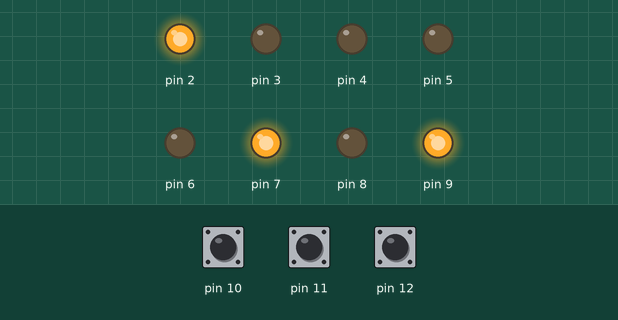
Simulated run of this sketch. Board: Arduino Uno, built with avr-gcc and run on an emulated ATmega328P. On the bench: output pins drawn as LEDs (lit = HIGH). Dashed ring = blinking. The test bench sets the inputs (shaded band); at power-on: pin 11 HIGH, pin 10 HIGH, pin 12 HIGH.

Above: at 6.8 s.
6.9 s: pin 11 pulled LOW for 2.6 s
At 10.1 s:
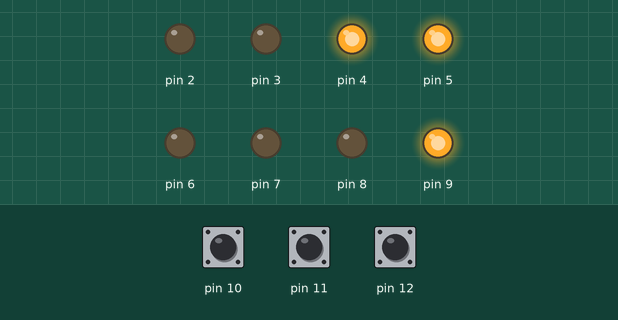
11.0 s: pin 10 pulled LOW for 2.6 s
At 11.7 s:
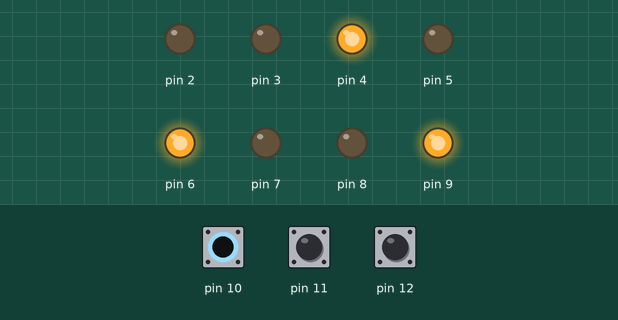
15.1 s: pin 12 pulled LOW for 2.6 s
At 17.4 s:
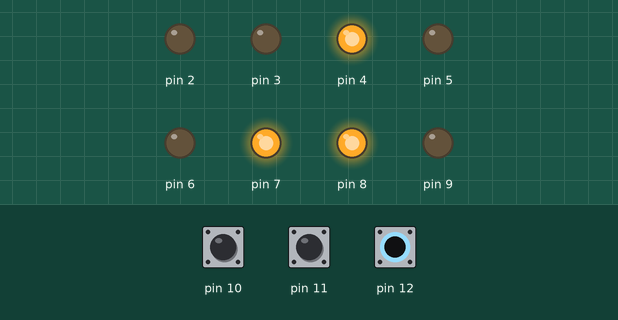
19.2 s: pin 10 pulled LOW for 2.6 s
At 23.1 s:
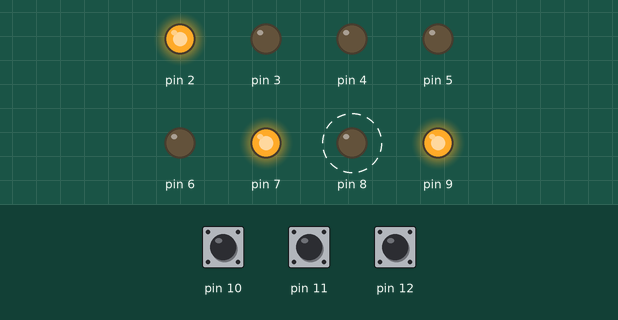
Timing chart, 0 to 24.6 s (numbered marks = the images above; inputs shaded):
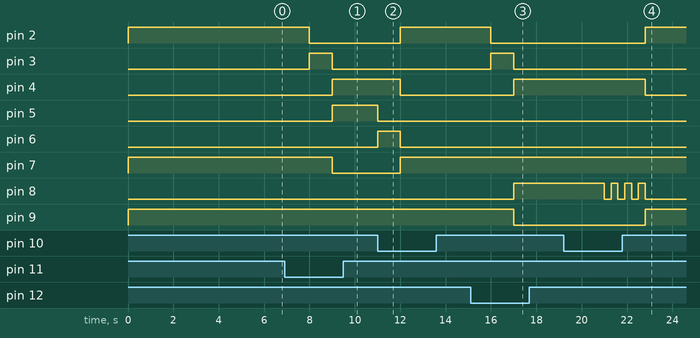

The sketch:

Assignment5.ino
```cpp
struct State{
  unsigned long ST_Out;
  unsigned long Time;
  unsigned long Next[8];
};
/*
state Explain:
0= goNorth, 1=waitNorth,
2= goEast, 3=waitEast,
4= goWalk, 5=waitWalk
Button Explain:
button pin 11 = North
button pin 12 = East
button pin 13 = Walk
000 001 010 011 100 101 110 111
*/
State FSM[6]={
  {B10100001,2000,{0,0,1,1,1,1,1,1}},  // <-st0
  {B10100010,1000,{2,2,2,2,4,4,2,2}}, //<- st1
  {B10001100,2000,{2,3,2,3,3,3,3,3}}, //<- st2
  {B10010100,1000,{4,0,4,0,4,4,4,4}}, //<- st3
  {B01100100,2000,{4,5,5,5,4,5,5,5}}, //<- st4
  {B01100100,300,{0,0,2,0,0,0,2,0}} //<- st5
};
unsigned long currentState=0;
void setup() {
  for(int i=2;i<=9;i++)
    pinMode(i,OUTPUT);
  for(int i=10;i<=12;i++)
    pinMode(i,INPUT_PULLUP);
}
void loop() {
  for(int i=2;i<=9;i++){
    digitalWrite(i,FSM[currentState].ST_Out & 1<<(i-2));
  }
  if(currentState==5){
    for(int i=0;i<6;i++){
      digitalWrite(8,1-digitalRead(8));
      delay(FSM[currentState].Time);
    }
  }
  else delay(FSM[currentState].Time);
  int input = (1-digitalRead(12))*4+(1-digitalRead(11))*2+(1-digitalRead(10));
  currentState = FSM[currentState].Next[input];
}
```

Measured:
- after the input at 6.9 s, pin 2: HIGH → LOW after 1.1 s; pin 3: LOW → HIGH after 1.1 s, → LOW 1.0 s later; pin 4, pin 5: LOW → HIGH after 2.1 s; pin 7: HIGH → LOW after 2.1 s
- after the input at 11.0 s, pin 2, pin 7: LOW → HIGH after 1.0 s; pin 4: HIGH → LOW after 1.0 s; pin 5: HIGH → LOW at once; pin 6: LOW → HIGH at once, → LOW 1.0 s later
- after the input at 15.1 s, pin 2: HIGH → LOW after 0.90 s; pin 3: LOW → HIGH after 0.90 s, → LOW 1.0 s later; pin 4, pin 8: LOW → HIGH after 1.9 s; pin 9: HIGH → LOW after 1.9 s
- after the input at 19.2 s, pin 2, pin 9: LOW → HIGH after 3.6 s; pin 4: HIGH → LOW after 3.6 s; pin 8: alternates HIGH for 0.30 s and LOW for 0.30 s, 7 changes in all, then stays LOW, starting after 1.8 s
